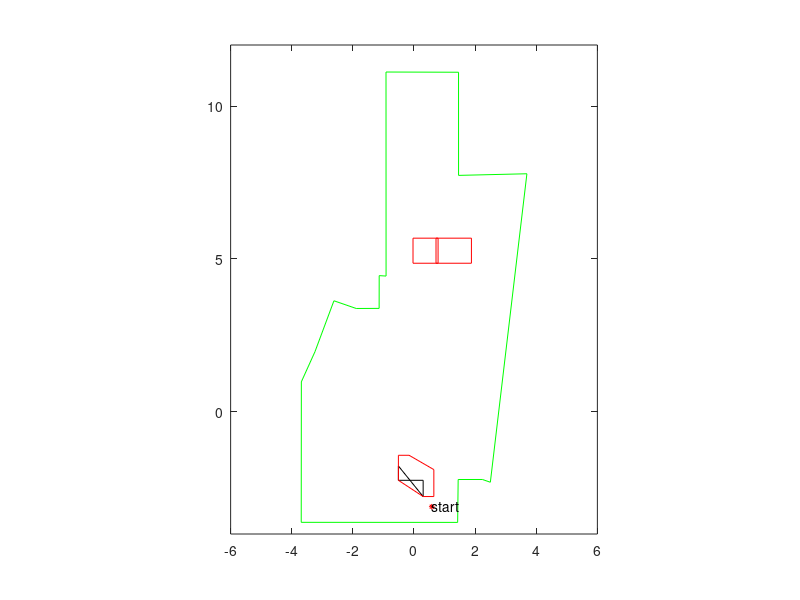

MATLAB code for this plot: (Note: this script raises an error after producing the figure.)
function hw4_test()
    global coordinates
    global dimension
    global n_total_vertices
    global start_point
    global goal_point
    global E_obstacles
    global figHandle
    global wall
    global xG
    global yG
    global dimG
    
    E_obstacles = [];
    n_total_vertices = 0;
    fileID = fopen('hw4_world_and_obstacles_convex_copy.txt','r');
    formatSpec = '%f';
    coor_list = fscanf(fileID,formatSpec);
    N = coor_list(1)-1;
    idx = 2;
    dimension = zeros(1, N)
    coordinates = zeros(20, 2*N);
    
    % store wall vertices somewhere else
    wall = [] 
    m = coor_list(idx);
    idx = idx + 1;
    for i = 1:m
        wall = [wall; [coor_list(idx), coor_list(idx+1)]];
        idx = idx + 2;
    end
    
    for n = 1:N
        m = coor_list(idx);
        dimension(n) = m;
        for i = 1:m
            idx = idx + 1;
            coordinates(i, 1 + (n-1)*2) = coor_list(idx);
            
            idx = idx + 1;
            coordinates(i, 2 * n) = coor_list(idx);
            
            n_total_vertices = n_total_vertices + 1;
        end
        idx = idx + 1;
    end
    
    % plot
    figHandle = figure;
    
    % wall
    x = wall(:, 1);
    y = wall(:, 2);
    plot(x,y,'g');
    hold on;
    plot([wall(end, 1), wall(1, 1)], [wall(end, 2), wall(1, 2)], 'g');
    hold on;
     axis([-6 6 -4 12]);
     axis equal;
     

 
    figure(figHandle);
    % Draw the surroundings
    x = coordinates(1:dimension(1), 1);
    y = coordinates(1:dimension(1), 2);
    plot(x,y,'k');
    hold on;
    plot([x(end), x(1)], [y(end), y(1)], 'k');
    hold on;

     M = N;
     obs_dim = dimension(1:end);
     obs = coordinates(1:end,1:end);
     robot = [0,0;-0.35,0;-0.35,-0.35;0,-0.35];
     [Gobs,Gdim] = Obj_grow(obs,M,obs_dim,robot);
     for i = 1:M
        x = Gobs(1:Gdim(i),2*i-1);
        y = Gobs(1:Gdim(i),2*i);
        k{i} = convhull(x,y);
        coor_x{i} = x(k{i});
        coor_y{i} = y(k{i});
        [xG{i},yG{i},dimG(i)] = removeP(coor_x{i},coor_y{i});
        plot(xG{i},yG{i},'r')
        hold on;
        plot([xG{i}(end), xG{i}(1)], [yG{i}(end), yG{i}(1)], 'r');
        hold on;        
%        plot(coor_x{i},coor_y{i},'r*');
%        plot(xG{i},yG{i},'b*')
        hold on;
     end
     axis([-6 6 -4 12]);
     axis equal;
     

     
     

    fileID = fopen('hw4_start_goal.txt','r');
    formatSpec = '%f';
    start_end = fscanf(fileID,formatSpec);
    start_point = [start_end(1), start_end(2)];
    end_point = [start_end(3), start_end(4)];
    plot(start_point(1), start_point(2),'*', 'MarkerEdgeColor','r', 'MarkerSize', 4);
    txt = text(start_point(1), start_point(2),'start');
    txt.VerticalAlignment = 'top';
    hold on;
    plot(end_point(1), end_point(2), '*', 'MarkerEdgeColor','b', 'MarkerSize', 4);
    txt = text(end_point(1), end_point(2),'goal');
    txt.VerticalAlignment = 'top';
    axis equal;
    axis([-6 6 -4 12]);
    camroll(90)
    
    % start, goal
    fileID = fopen('hw4_start_goal.txt','r');
    formatSpec = '%f';
    start_end = fscanf(fileID,formatSpec);
    start_point = [start_end(1), start_end(2)];
    goal_point = [start_end(3), start_end(4)];
    plot(start_point(1), start_point(2), '*', 'MarkerEdgeColor','r', 'MarkerSize', 4);
    hold on;
    plot(goal_point(1), goal_point(2), '*', 'MarkerEdgeColor','b', 'MarkerSize', 4);
    axis equal;
    
    build_vgraph();
    
    
    
end

% N is the number of obstacle,obs_dim is array contains the dimension of
% each obstacle; obs and rob are vertices matrix
function [Gobs,Gdim] = Obj_grow(obs,N,obs_dim,rob)
% The vertice with coordinate (0,0) is the reference point
    rob_dim = length(rob);
    Gdim = obs_dim;
    Gobs = obs;
    rob = -rob;         % Flip
    for i = 1:N
        row = obs_dim(i)+1;
        for j = 1:obs_dim(i)
            for k = 2:rob_dim
                Gobs(row,2*i-1) = Gobs(j,2*i-1) + rob(k,1);
                Gobs(row,2*i) = Gobs(j,2*i) + rob(k,2);
                row = row+1;
                Gdim(i) = Gdim(i)+1;
            end
        end
    end
end

function [Rx,Ry,j] = removeP(x,y)
    dim = length(x);
    j = 1;
 %   Rx(1) = x(1); Ry(1) = y(1);
    vec_SS = [x(2)-x(1),y(2)-y(1)];
    vec_S = vec_SS;
    S = 1;
    for i = 2:dim
        vec = [x(i)-x(S),y(i)-y(S)];
        cosin = dot(vec,vec_S)/(norm(vec)*norm(vec_S));
        if(cosin == 1)
            continue;
        else
            Rx(j) = x(i-1);Ry(j) = y(i-1)
            j = j+1;
            S = i-1;
            vec_S = [x(i)-x(S),y(i)-y(S)];
        end
    end
    cosin = dot(vec_S,vec_SS)/(norm(vec_S)*norm(vec_SS));
    if cosin ~= 1
        Rx(j) = x(1);Ry(j) = y(1);
        j = j+1;
    end
    j = j-1;    
end

function build_vgraph()
    global coordinates
    global dimension
    global vertex_list_x
    global vertex_list_y
    global n_total_vertices
    global E_map
    global V_graph
    global start_point
    global goal_point
    global E_obstacles
    global figHandle
    global wall
    global xG
    global yG
     
    N = length(dimension);
    vertex_list_x = [];
    vertex_list_y = [];
    
    E_map = zeros(n_total_vertices + 2 + size(wall, 1), n_total_vertices + 2 + size(wall, 1));
    
    idx = 0;
    for i = 1:N
%         d = dimension(i);
        cx = xG{i};
        cy = yG{i};
        d = length(cx);
%         complete_vertex_list = [complete_vertex_list; coordinates(1:d, 2*i-1:2*i)];
        vertex_list_x = [vertex_list_x, cx];
        vertex_list_y = [vertex_list_y, cy];
        for j = 1 : d - 1
            for k = j+1 : d
                E_map(idx + j, idx + k) = 1;
                E_map(idx + k, idx + j) = 1;
                E_obstacles = [E_obstacles; [idx + j, idx + k]];
            end
        end
        idx = idx + d;
    end
    
    grown_vertex_n = idx;
    % put in start and goal points
    vertex_list_x = [vertex_list_x, start_point(1), goal_point(1)];
    vertex_list_y = [vertex_list_y, start_point(2), goal_point(2)];
    idx = idx + 2;
    
    % put back wall vertices
    d = size(wall, 1);
    idx = idx + 1;
    for i = 1:d
        vertex_list_x = [vertex_list_x, wall(i, 1)];
        vertex_list_y = [vertex_list_y, wall(i, 2)];
%         complete_vertex_list = [complete_vertex_list; wall(i, :)];
        if i > 1
            E_map(idx, idx - 1) = 1;
            E_map(idx - 1, idx) = 1;
            E_obstacles = [E_obstacles; [idx, idx - 1]];
        end
        idx = idx + 1;       
    end
    E_map(idx - 1, idx - d) = 1;
    E_map(idx - d, idx - 1) = 1;
    E_obstacles = [E_obstacles; [idx - 1, idx - d]];
    
    
    
%     figure;
%     imagesc(E_map);
    
    V_graph = zeros(grown_vertex_n + 2, grown_vertex_n + 2);
    
    % if edge(i, j) doesn't intersect with obstacles, add edge(i, j) to
    % v_graph
    figure(figHandle);
    t = 0;
    for i = 1 : grown_vertex_n + 2
       for j = i + 1 : grown_vertex_n + 2
%            if E_map(i, j) > 0
%                continue;
%            end
           add = true;
           for k = 1:size(E_obstacles, 1)
               point1 = [vertex_list_x(E_obstacles(k, 1)), vertex_list_y(E_obstacles(k, 1))];
               point2 = [vertex_list_x(E_obstacles(k, 2)), vertex_list_y(E_obstacles(k, 2))];
               % has intersection
               if isIntersect([point1; point2], ...
                       [vertex_list_x(i), vertex_list_y(i);...
                        vertex_list_x(j), vertex_list_y(j)]) == true
                  add = false;
                  break;
               end              
           end
           if add
               V_graph(i, j) = 1;
               V_graph(j, i) = 1;
               t = t + 1
               plot([vertex_list_x(i), vertex_list_x(j)],...
                   [vertex_list_y(i), vertex_list_y(j)],...
                   'b');
               hold on;
           end
           
       end
    end
    
    % plot V graph
%     figure(figHandle);
%     for i = 1 : n_total_vertices + 2
%        for j = i + 1 : n_total_vertices + 2
%            if V_graph(i, j) == 1
%                plot([complete_vertex_list(i, 1), complete_vertex_list(j, 1)],...
%                    [complete_vertex_list(i, 2), complete_vertex_list(j, 2)],...
%                    'b');
%            end
%        end
%     end
    
    
end
